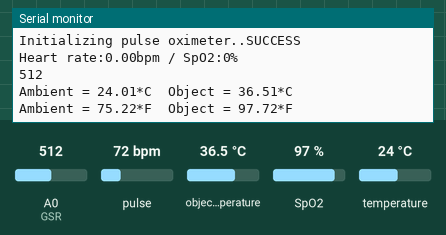
Simulated run of this sketch. Board: Arduino Uno, built with avr-gcc and run on an emulated ATmega328P. Shown: the last lines printed to the serial monitor. Inputs (shaded band) come from the test bench; at power-on: pulse 72 bpm, A0 (GSR) = 512, object temperature 36.5 °C, SpO2 97 %, temperature 24 °C.

Above: at 1.2 s.
1.3 s: pulse set to 42 bpm
At 2.14 s:
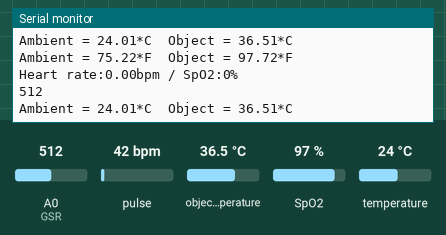
2.8 s: A0 (GSR) set to 716
At 3.9 s:
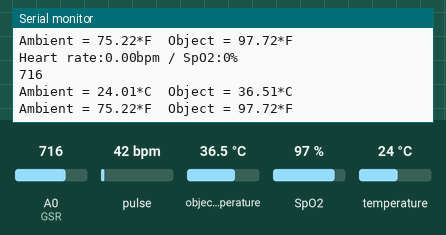
4.3 s: object temperature set to 20 °C
At 5.7 s:
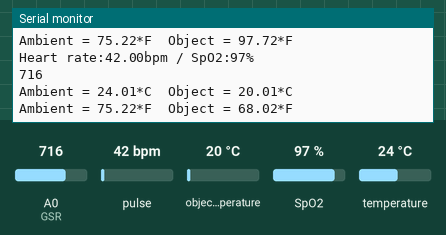
5.8 s: SpO2 set to 80 %
At 6.41 s:
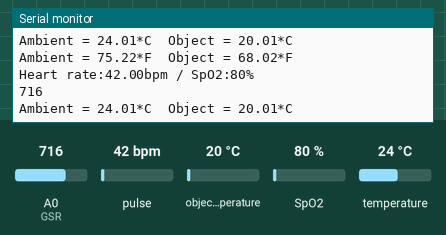
7.3 s: A0 (GSR) set to 992
At 8.3 s:
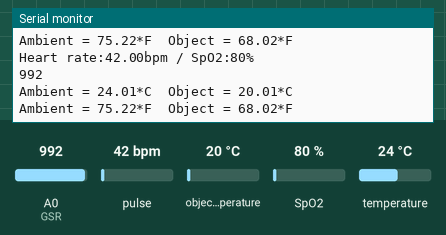
8.8 s: temperature set to 12 °C
At 10.3 s:
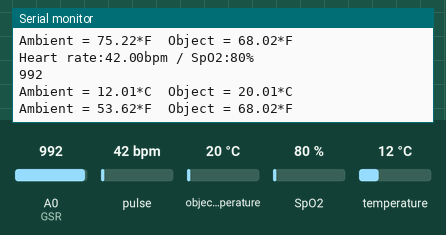
Timing chart, 0 to 11.3 s (numbered marks = the images above; inputs shaded):
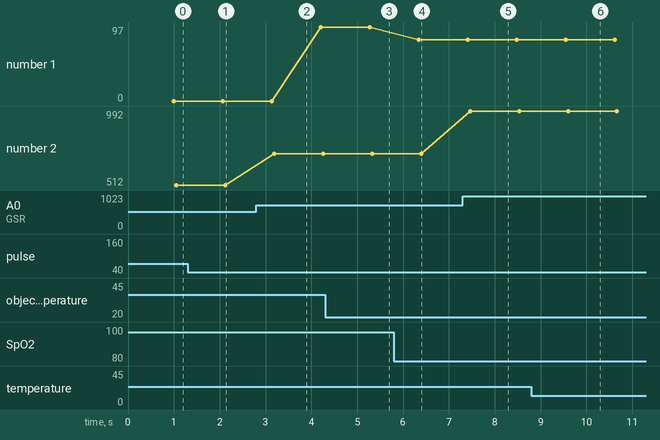

The sketch:

main_code.ino
```cpp
#include <Wire.h>

/***********************************************/
// Pulse Oximeter Set Up:
/***********************************************/
#include "MAX30100_PulseOximeter.h"
#define REPORTING_PERIOD_MS     1000

// Create a PulseOximeter object
PulseOximeter pox;

// Time at which the last beat occurred
uint32_t tsLastReport = 0;


/***********************************************/
// Temperature Sensor Set Up:
/***********************************************/
#include <Adafruit_MLX90614.h>
Adafruit_MLX90614 mlx = Adafruit_MLX90614();


/***********************************************/
// GSR Sensor Set Up:
/***********************************************/
const int GSR=A0;
int sensorValue=0;
int gsr_average=0;


// Arduino Board Set up
void setup() {
    Serial.begin(9600);
    while (!Serial);

    // Initialize pulse oximeter sensor
    Serial.print("Initializing pulse oximeter..");
    if (!pox.begin()) {
        Serial.println("FAILED");
    for(;;);
    } else {
        Serial.println("SUCCESS");
    }
    // Configure sensor to use 7.6mA for LED drive
    pox.setIRLedCurrent(MAX30100_LED_CURR_7_6MA);

    // Initialize temperature sensor
	if (!mlx.begin()) {
		Serial.println("Error connecting to temperature sensor. Check wiring.");
		while (1);
	};

}

void getPulseOxSensorInfo(PulseOximeter pox1) {
   // Read from the sensor


  // Grab the updated heart rate and SpO2 levels
      Serial.print("Heart rate:");
      Serial.print(pox1.getHeartRate());
      Serial.print("bpm / SpO2:");
      Serial.print(pox1.getSpO2());
      Serial.println("%");

}

void getGsrSensorInfo() {
    long sum=0;
    for(int i=0;i<10;i++)           //Average the 10 measurements to remove the glitch
    {
        sensorValue=analogRead(GSR);
        sum += sensorValue;
        delay(5);
    }
    gsr_average = sum/10;
    Serial.println(gsr_average);
}

void getTemperatureSensorInfo() {

    Serial.print("Ambient = "); Serial.print(mlx.readAmbientTempC());
	  Serial.print("*C\tObject = "); Serial.print(mlx.readObjectTempC()); Serial.println("*C");
	  Serial.print("Ambient = "); Serial.print(mlx.readAmbientTempF());
	  Serial.print("*F\tObject = "); Serial.print(mlx.readObjectTempF()); Serial.println("*F");
	  Serial.println();
}

void loop() {
  pox.update();
  if (millis() - tsLastReport > REPORTING_PERIOD_MS) {
    getPulseOxSensorInfo(pox);
    getGsrSensorInfo();
    getTemperatureSensorInfo();
    tsLastReport = millis();
  }


}
```

Measured:
- after the input at 2.8 s, the serial monitor: prints a new line after 0.39 s (image 2)
- after the input at 4.3 s, the serial monitor: prints a new line after 1.0 s (image 3)
- after the input at 5.8 s, the serial monitor: prints a new line after 0.54 s (image 4)
- after the input at 7.3 s, the serial monitor: prints a new line after 0.16 s (image 5)
- after the input at 8.8 s, the serial monitor: prints a new line after 0.80 s (image 6)
- plotted number 1: 97 → 80 after the input at 5.8 s
- plotted number 2: 512 → 716 after the input at 2.8 s, 716 → 992 after the input at 7.3 s
